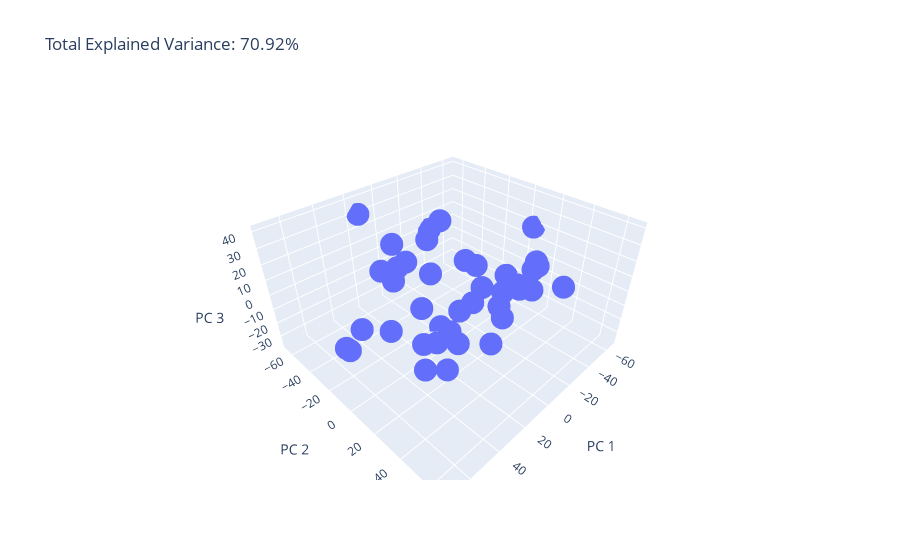

Source (notebook cell):
### Markdown cell above
## Feature

### Code cell
import plotly.express as px
from sklearn.decomposition import PCA

PATH = './output/india/bollywood/'
df = pd.read_csv(PATH+'full_all.csv')

pca = PCA(n_components=3)
components = pca.fit_transform(df)

total_var = pca.explained_variance_ratio_.sum() * 100

fig = px.scatter_3d(
    components, x=0, y=1, z=2,
    title=f'Total Explained Variance: {total_var:.2f}%',
    labels={'0': 'PC 1', '1': 'PC 2', '2': 'PC 3'}
)
fig.show()

### Figure 1 — Plotly figure (JSON) as saved in the notebook; plotly's stock layout.template omitted (floating-point values rounded to 4 significant figures)
{"data": [{"hovertemplate": "PC 1=%{x}<br>PC 2=%{y}<br>PC 3=%{z}<extra></extra>", "legendgroup": "", "marker": {"color": "#636efa", "symbol": "circle"}, "mode": "markers", "name": "", "scene": "scene", "showlegend": false, "type": "scatter3d", "x": [-49.59, 10.18, 12.75, -9.653, -41.29, -33.5, -19.9, -60.35, -57.89, -2.605, -4.383, 27.16, 29.76, 10.27, -25.73, 27.25, 7.021, 13.94, 50.58, 33.64, -40.84, 47.43, 27.49, -11.63, 63.86, 48.6, 14.74, 41.38, -10.28, 71.36, 22.05, -20.08, -19.59, -1.891, -33.68, 0.3327, -31.66, -17.09, -65.32, -2.841], "y": [18.19, 6.921, 15.92, 28.06, -20.33, 8.976, 3.731, 13.0, 13.85, 26.88, -47.55, 3.033, -26.62, -41.02, -50.68, 14.27, 11.29, -32.55, -19.72, -10.74, -64.67, 27.44, 22.24, -32.37, -12.02, 4.012, -65.78, 50.99, -1.46, -1.571, -2.75, 40.03, -31.46, 65.89, 18.88, 32.81, 22.19, 22.66, 4.611, -14.59], "z": [0.2171, -19.64, -21.4, -8.821, -10.16, -13.13, -5.398, -1.124, -21.17, -24.39, -3.342, 4.134, 14.96, 18.08, 3.3, -12.66, -4.059, 7.5, -9.827, 17.94, 0.09638, -9.071, -26.82, -8.611, -11.53, 1.973, 30.25, 40.82, 15.34, 1.77, -27.95, 25.74, 26.06, 34.4, -2.801, 7.125, -3.296, 13.48, 18.26, -36.27]}], "layout": {"legend": {"tracegroupgap": 0}, "scene": {"domain": {"x": [0, 1], "y": [0, 1]}, "xaxis": {"title": {"text": "PC 1"}}, "yaxis": {"title": {"text": "PC 2"}}, "zaxis": {"title": {"text": "PC 3"}}}, "title": {"text": "Total Explained Variance: 70.92%"}}}
